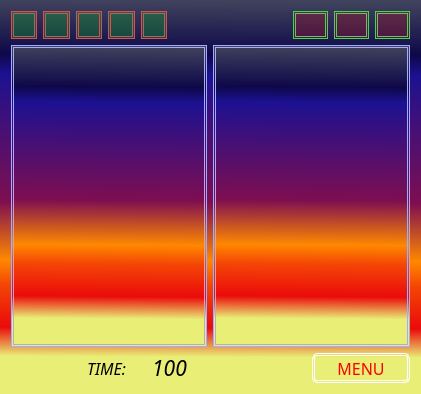
<?xml version="1.0" encoding="UTF-8"?>
<ui version="4.0">
 <class>MainWindow</class>
 <widget class="QMainWindow" name="MainWindow">
  <property name="geometry">
   <rect>
    <x>0</x>
    <y>0</y>
    <width>421</width>
    <height>394</height>
   </rect>
  </property>
  <property name="windowTitle">
   <string>MainWindow</string>
  </property>
  <property name="styleSheet">
   <string notr="true">background-color: qlineargradient(spread:pad, x1:0, y1:1, x2:0.00568182, y2:0, stop:0.0965909 rgba(233, 239, 118, 255), stop:0.170455 rgba(234, 11, 11, 255), stop:0.278409 rgba(244, 70, 5, 255), stop:0.340909 rgba(255, 136, 0, 255), stop:0.488636 rgba(126, 14, 81, 255), stop:0.8125 rgba(28, 17, 145, 255), stop:0.863636 rgba(14, 8, 73, 255), stop:1 rgba(64, 67, 93, 255));</string>
  </property>
  <widget class="QWidget" name="centralWidget">
   <layout class="QGridLayout" name="gridLayout_2">
    <item row="0" column="0">
     <layout class="QGridLayout" name="gridLayout">
      <item row="1" column="0">
       <widget class="QGraphicsView" name="graphicsView">
        <property name="styleSheet">
         <string notr="true">border: 3px double #a5abfa;</string>
        </property>
       </widget>
      </item>
      <item row="1" column="1">
       <widget class="QGraphicsView" name="graphicsView_2">
        <property name="styleSheet">
         <string notr="true">border: 3px double #a5abfa;</string>
        </property>
       </widget>
      </item>
      <item row="2" column="1">
       <layout class="QHBoxLayout" name="horizontalLayout">
        <item>
         <spacer name="horizontalSpacer">
          <property name="orientation">
           <enum>Qt::Horizontal</enum>
          </property>
          <property name="sizeHint" stdset="0">
           <size>
            <width>40</width>
            <height>20</height>
           </size>
          </property>
         </spacer>
        </item>
        <item>
         <widget class="QPushButton" name="to_menu">
          <property name="sizePolicy">
           <sizepolicy hsizetype="Expanding" vsizetype="Minimum">
            <horstretch>0</horstretch>
            <verstretch>0</verstretch>
           </sizepolicy>
          </property>
          <property name="font">
           <font>
            <family>Ravie</family>
            <pointsize>12</pointsize>
            <weight>50</weight>
            <italic>false</italic>
            <bold>false</bold>
           </font>
          </property>
          <property name="styleSheet">
           <string notr="true">background-image: url(:/);
color: rgb(255, 0, 0);
background-color: rgba(255, 200, 155, 0);
border-radius: 5px;
border: 3px double #ffffff;</string>
          </property>
          <property name="text">
           <string>MENU</string>
          </property>
         </widget>
        </item>
       </layout>
      </item>
      <item row="2" column="0">
       <layout class="QHBoxLayout" name="horizontalLayout_2">
        <item>
         <spacer name="horizontalSpacer_2">
          <property name="orientation">
           <enum>Qt::Horizontal</enum>
          </property>
          <property name="sizeHint" stdset="0">
           <size>
            <width>40</width>
            <height>20</height>
           </size>
          </property>
         </spacer>
        </item>
        <item>
         <widget class="QLabel" name="label_10">
          <property name="font">
           <font>
            <family>Ravie</family>
            <pointsize>12</pointsize>
            <italic>true</italic>
           </font>
          </property>
          <property name="styleSheet">
           <string notr="true">background-image: url(:/);
background-color: rgba(255, 0, 0, 0);</string>
          </property>
          <property name="text">
           <string>TIME:</string>
          </property>
         </widget>
        </item>
        <item>
         <widget class="QLabel" name="label">
          <property name="sizePolicy">
           <sizepolicy hsizetype="Expanding" vsizetype="Preferred">
            <horstretch>0</horstretch>
            <verstretch>0</verstretch>
           </sizepolicy>
          </property>
          <property name="font">
           <font>
            <family>Segoe Print</family>
            <pointsize>16</pointsize>
            <italic>true</italic>
           </font>
          </property>
          <property name="styleSheet">
           <string notr="true">background-image: url(:/);
background-color: rgba(255, 0, 0, 0);</string>
          </property>
          <property name="text">
           <string>100</string>
          </property>
          <property name="alignment">
           <set>Qt::AlignCenter</set>
          </property>
         </widget>
        </item>
       </layout>
      </item>
      <item row="0" column="1">
       <layout class="QHBoxLayout" name="horizontalLayout_4">
        <item>
         <spacer name="horizontalSpacer_3">
          <property name="orientation">
           <enum>Qt::Horizontal</enum>
          </property>
          <property name="sizeType">
           <enum>QSizePolicy::Maximum</enum>
          </property>
          <property name="sizeHint" stdset="0">
           <size>
            <width>40</width>
            <height>20</height>
           </size>
          </property>
         </spacer>
        </item>
        <item>
         <spacer name="horizontalSpacer_5">
          <property name="orientation">
           <enum>Qt::Horizontal</enum>
          </property>
          <property name="sizeHint" stdset="0">
           <size>
            <width>40</width>
            <height>20</height>
           </size>
          </property>
         </spacer>
        </item>
        <item>
         <widget class="QLabel" name="label_2">
          <property name="sizePolicy">
           <sizepolicy hsizetype="Expanding" vsizetype="Preferred">
            <horstretch>0</horstretch>
            <verstretch>0</verstretch>
           </sizepolicy>
          </property>
          <property name="font">
           <font>
            <family>Segoe Print</family>
            <pointsize>12</pointsize>
           </font>
          </property>
          <property name="styleSheet">
           <string notr="true">background-image: url(:/);
background-color: rgba(255, 0, 0, 50);
border: 3px double #55cc55;</string>
          </property>
          <property name="text">
           <string/>
          </property>
         </widget>
        </item>
        <item>
         <widget class="QLabel" name="label_8">
          <property name="sizePolicy">
           <sizepolicy hsizetype="Expanding" vsizetype="Preferred">
            <horstretch>0</horstretch>
            <verstretch>0</verstretch>
           </sizepolicy>
          </property>
          <property name="font">
           <font>
            <family>Segoe Print</family>
            <pointsize>12</pointsize>
           </font>
          </property>
          <property name="styleSheet">
           <string notr="true">background-image: url(:/);
background-color: rgba(255, 0, 0, 50);
border: 3px double #55cc55;</string>
          </property>
          <property name="text">
           <string/>
          </property>
         </widget>
        </item>
        <item>
         <widget class="QLabel" name="label_9">
          <property name="sizePolicy">
           <sizepolicy hsizetype="Expanding" vsizetype="Preferred">
            <horstretch>0</horstretch>
            <verstretch>0</verstretch>
           </sizepolicy>
          </property>
          <property name="font">
           <font>
            <family>Segoe Print</family>
            <pointsize>12</pointsize>
           </font>
          </property>
          <property name="styleSheet">
           <string notr="true">background-image: url(:/);
background-color: rgba(255, 0, 0, 50);
border: 3px double #55cc55;</string>
          </property>
          <property name="text">
           <string/>
          </property>
         </widget>
        </item>
       </layout>
      </item>
      <item row="0" column="0">
       <layout class="QHBoxLayout" name="horizontalLayout_3">
        <item>
         <widget class="QLabel" name="label_3">
          <property name="sizePolicy">
           <sizepolicy hsizetype="Expanding" vsizetype="Preferred">
            <horstretch>0</horstretch>
            <verstretch>0</verstretch>
           </sizepolicy>
          </property>
          <property name="font">
           <font>
            <family>Segoe Print</family>
            <pointsize>12</pointsize>
           </font>
          </property>
          <property name="toolTipDuration">
           <number>-1</number>
          </property>
          <property name="styleSheet">
           <string notr="true">background-image: url(:/);
background-color: rgba(0, 255, 0, 50);
border: 3px double #cc5555;</string>
          </property>
          <property name="text">
           <string/>
          </property>
         </widget>
        </item>
        <item>
         <widget class="QLabel" name="label_4">
          <property name="sizePolicy">
           <sizepolicy hsizetype="Expanding" vsizetype="Preferred">
            <horstretch>0</horstretch>
            <verstretch>0</verstretch>
           </sizepolicy>
          </property>
          <property name="font">
           <font>
            <family>Segoe Print</family>
            <pointsize>12</pointsize>
           </font>
          </property>
          <property name="styleSheet">
           <string notr="true">background-image: url(:/);
background-color: rgba(0, 255, 0, 50);
border: 3px double #cc5555;</string>
          </property>
          <property name="text">
           <string/>
          </property>
         </widget>
        </item>
        <item>
         <widget class="QLabel" name="label_5">
          <property name="sizePolicy">
           <sizepolicy hsizetype="Expanding" vsizetype="Preferred">
            <horstretch>0</horstretch>
            <verstretch>0</verstretch>
           </sizepolicy>
          </property>
          <property name="font">
           <font>
            <family>Segoe Print</family>
            <pointsize>12</pointsize>
           </font>
          </property>
          <property name="styleSheet">
           <string notr="true">background-image: url(:/);
background-color: rgba(0, 255, 0, 50);
border: 3px double #cc5555;</string>
          </property>
          <property name="text">
           <string/>
          </property>
         </widget>
        </item>
        <item>
         <widget class="QLabel" name="label_6">
          <property name="sizePolicy">
           <sizepolicy hsizetype="Expanding" vsizetype="Preferred">
            <horstretch>0</horstretch>
            <verstretch>0</verstretch>
           </sizepolicy>
          </property>
          <property name="font">
           <font>
            <family>Segoe Print</family>
            <pointsize>12</pointsize>
           </font>
          </property>
          <property name="styleSheet">
           <string notr="true">background-image: url(:/);
background-color: rgba(0, 255, 0, 50);
border: 3px double #cc5555;</string>
          </property>
          <property name="text">
           <string/>
          </property>
         </widget>
        </item>
        <item>
         <widget class="QLabel" name="label_7">
          <property name="sizePolicy">
           <sizepolicy hsizetype="Expanding" vsizetype="Preferred">
            <horstretch>0</horstretch>
            <verstretch>0</verstretch>
           </sizepolicy>
          </property>
          <property name="font">
           <font>
            <family>Segoe Print</family>
            <pointsize>12</pointsize>
           </font>
          </property>
          <property name="styleSheet">
           <string notr="true">background-image: url(:/);
background-color: rgba(0, 255, 0, 50);
border: 3px double #cc5555;</string>
          </property>
          <property name="text">
           <string/>
          </property>
         </widget>
        </item>
        <item>
         <spacer name="horizontalSpacer_4">
          <property name="orientation">
           <enum>Qt::Horizontal</enum>
          </property>
          <property name="sizeType">
           <enum>QSizePolicy::Maximum</enum>
          </property>
          <property name="sizeHint" stdset="0">
           <size>
            <width>40</width>
            <height>20</height>
           </size>
          </property>
         </spacer>
        </item>
       </layout>
      </item>
     </layout>
    </item>
   </layout>
  </widget>
 </widget>
 <layoutdefault spacing="6" margin="11"/>
 <resources/>
 <connections/>
</ui>
